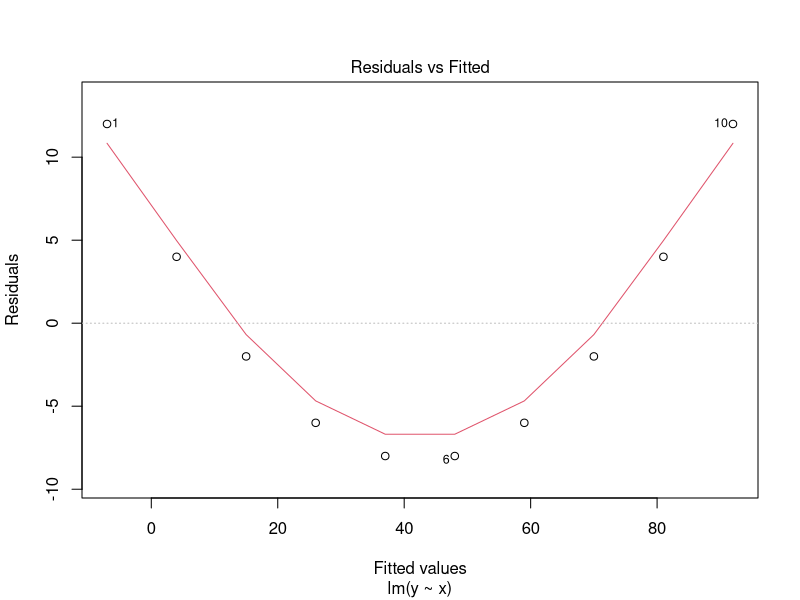
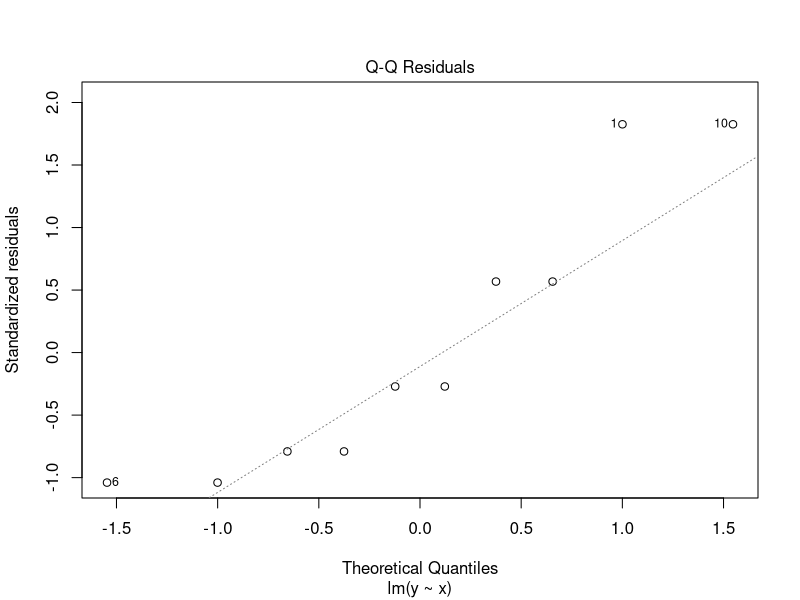
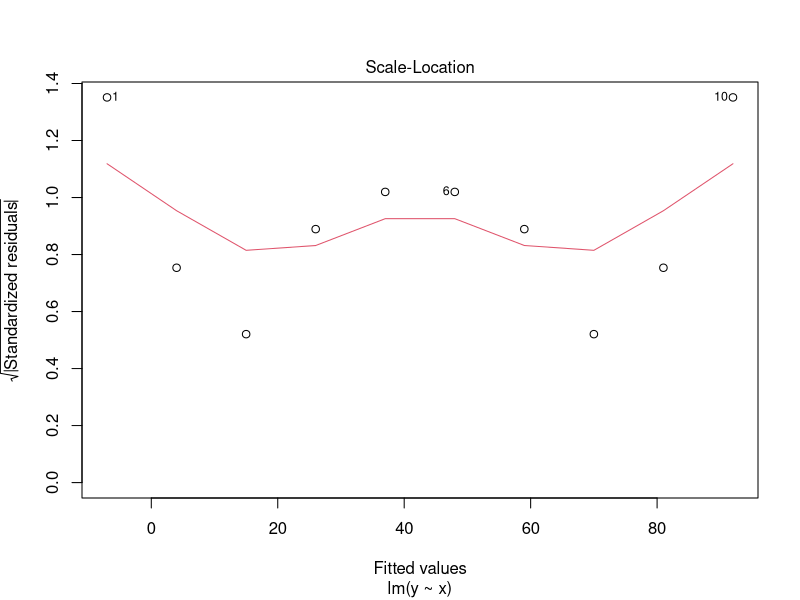
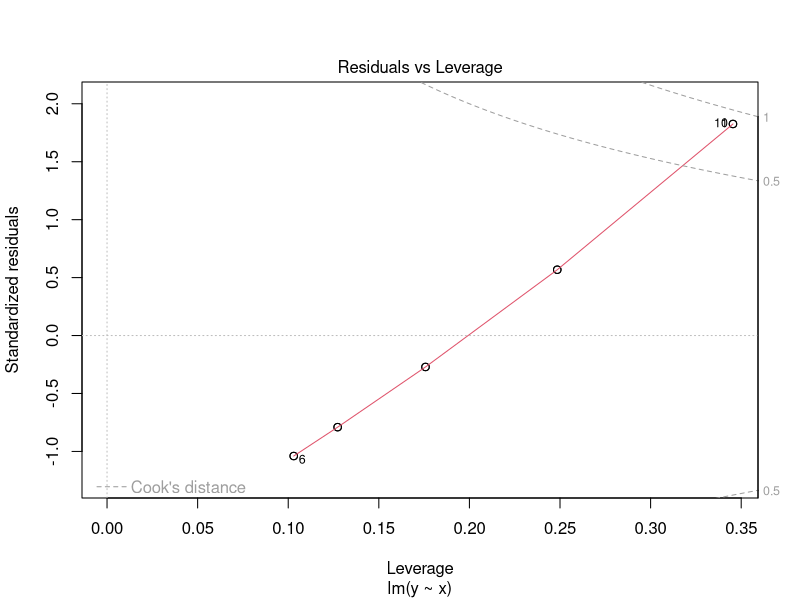
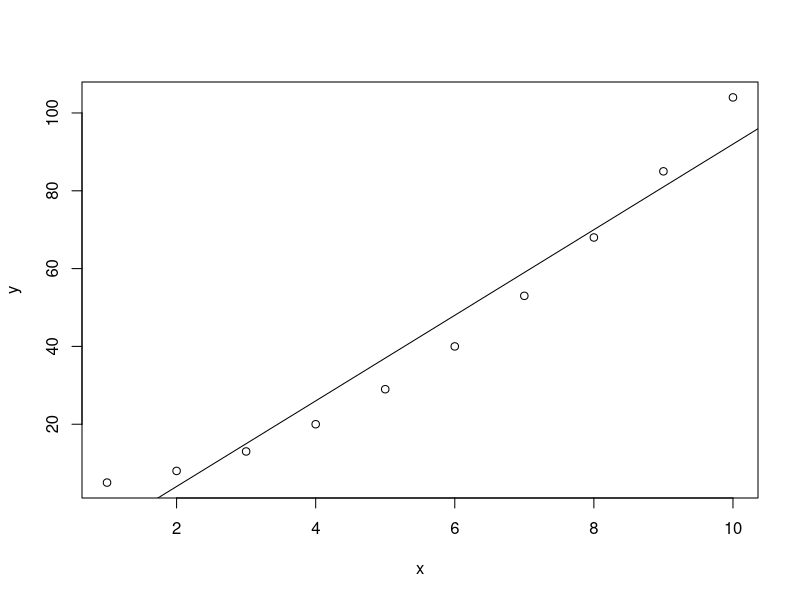
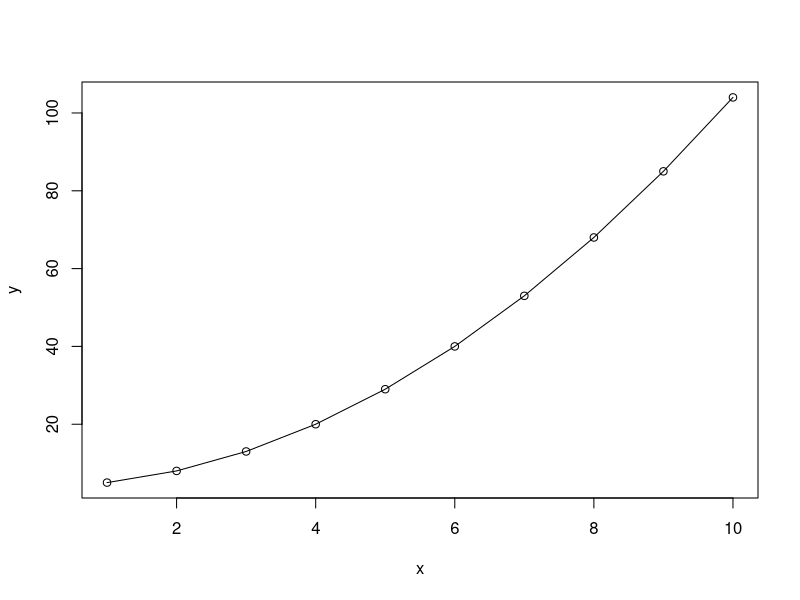

Recreate these plots in R, in order. (Note: this script raises an error after producing the figures.)
#################################################
### Module: Basics
### Goals:  Get familiar with the environment
###         
### refs:   http://en.wikipedia.org/wiki/R_(programming_language)
#################################################

### Reasonable intro example
#################################################

x <- c(1,2,3,4,5,6,7,8,9,10)   # Create vector x
y <- x^2 + 4          # create vector y from x
print(x)              # print vector x
print(y)              # print vector y
mean(y)               # Calculate average (arithmetic mean) of (vector) y; result is scalar
var(y)                # Calculate sample variance

fit <- lm(y ~ x)      # Fit a linear regression model "y = f(x)" or "y = B0 + (B1 * x)" 
summary(fit)          # get a summary of the linear model
residuals(fit)        # Check the model residuals
plot(fit)             # Plot diagnostics for the model
plot(x,y)             # Plot the x ~ y relationship
abline(fit)           # Plot the model fit

fit2 <-lm(y ~ x + I(x^2))  # Fit a linear regression model y = B0 + (B1 * x) + (B2*x^2)"
summary(fit2)              # Get a summary of the new model
plot(x,y)                  # Plot the x~y relationship
lines(x,fitted(fit2))      # Plot the model fit

### Mind-blowing intro example
#################################################

library(caTools)         # external package providing write.gif function
jet.colors <- colorRampPalette(c("#00007F", "blue", "#007FFF", "cyan", "#7FFF7F", 
                                 "yellow", "#FF7F00", "red", "#7F0000")) 
m <- 1200                # define size
C <- complex( real=rep(seq(-1.8,0.6, length.out=m), each=m ), 
              imag=rep(seq(-1.2,1.2, length.out=m), m ) ) 
C <- matrix(C,m,m)       # reshape as square matrix of complex numbers
Z <- 0                   # initialize Z to zero
X <- array(0, c(m,m,20)) # initialize output 3D array
for (k in 1:20) {        # loop with 20 iterations
  Z <- Z^2+C             # the central difference equation  
  X[,,k] <- exp(-abs(Z)) # capture results
} 
write.gif(X, "Mandelbrot.gif", col=jet.colors, delay=100)


### Starting from the beginning
#################################################

# R can do math
1 + 1
1000000 - 2
4*pi
log(2^45)

# R is a programming environment in which you can save
# values or sets of values to a variable
1 + 1       # calculate and return the value of 1 +1
x <- 1 + 1  # Save the output of 1 + 1 to a new variable, x
x           # return the value of x
X           # return the value of X.  Oops, there is no X (case matters)

# we're not limited to numbers either
best.school <- "Carnegie Mellon"
best.school

# but you can't just do anything you want
best.school * 5

# You can keep tabs on what variables you've created 
ls()       # ls stands for 'list'

# You can ask what type of variable something is
class(x)
class(fit)

# You can ask about the structure of more complex objects
names(x)  
names(fit)
str(x)      # str stands for 'structure'

# You can delete an object when you're done with it, if you want
rm(fit)     # rm stands for 'remove'

# If things get messy, you can remove everything and start with a clean slate
rm(list=ls())

### Special Characters and words
#################################################
#  "#" comments out a line.  you can write whatever you want and it won't be read by R
#      use lots of comments to make your code friendly
#  "<-" assigns a value
#  "TRUE" and "FALSE" are special words which hold those logical values
#  "NA" is a special value for missing data

### Logical Operators (see http://www.statmethods.net/management/operators.html)
#################################################
x <- 4
y <- abs(-11)    # "abs" stands for "absolute value"
z <- sqrt(81)    # "sqrt" stands for "square root"

x == y      # "==" asks the question, "are these equal"
x != z      # "!=" asks the question, "are these not equal"
x < y
x.is.bigger <- x > z
x.is.bigger
is.na(x)    
is.null(x)
is.numeric(x)

### Functions
#################################################
# R has a large number of existing functions for common (and uncommon!) tasks
# Any time you see parathenses, you're using a function
x <- rnorm(n=100,mean=10,sd=5)  # rnorm stands for 'random, normal distribution'
mean(x)
sd(x)
summary(x)
# learning which functions are useful to you is the whole idea!

## Time to dig in: Challenge #1
